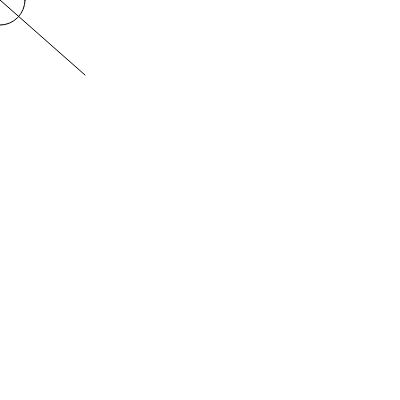
Frame 1 (no input)
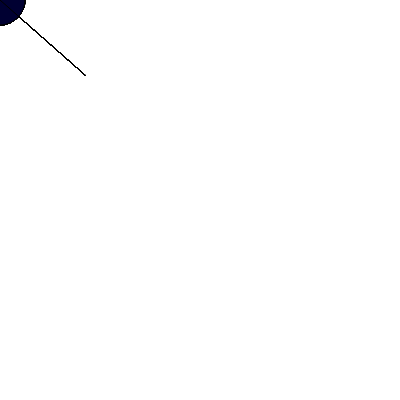
Frame 60 (no input)
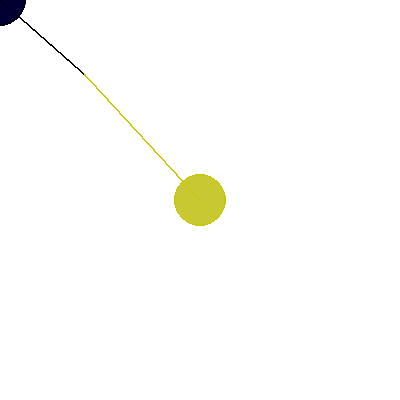
Frame 120 (the mouse pressed at the canvas centre since frame 60)

The p5.js sketch that drew these frames (run headless with seeded random() and noise() and a simulated clock; from frame 60 on, the mouse is pressed at the canvas centre):

// p5.js sketch
// ── sketch.js
let x=5
function setup() {
  createCanvas(400, 400);
}
function draw() {
circle(mouseX, mouseY, 50);
fill(mouseX, mouseY, 50);
line(mouseX, mouseY, 85, 75);
stroke(mouseX, mouseY, 0);
x=x++ 
 //background(mouseX, mouseY, 85);
}
